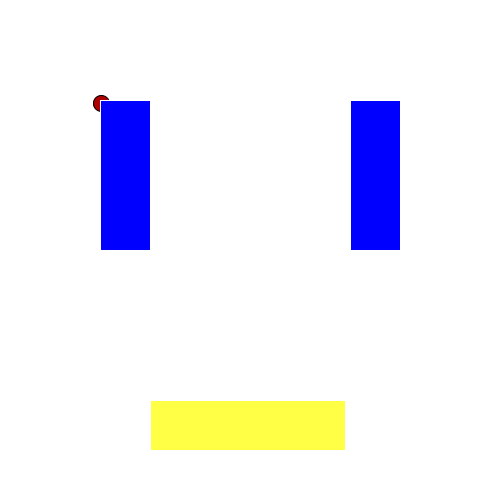
Frame 1 (no input)
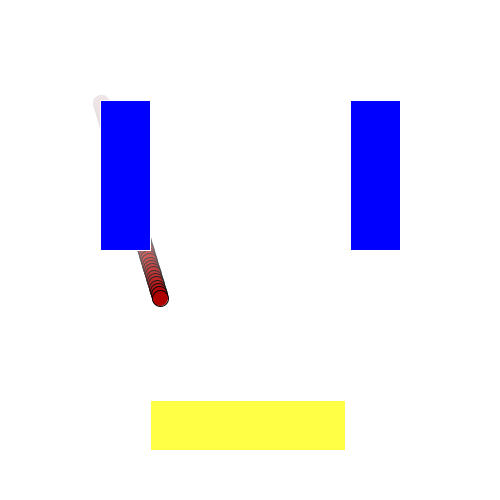
Frame 60 (the mouse pressed at the canvas centre just before this capture)
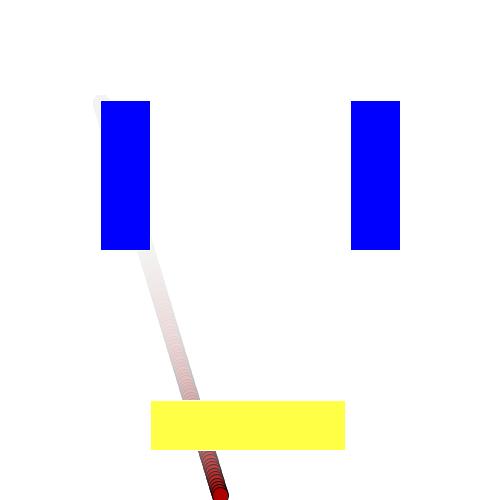
Frame 120 (the mouse held since frame 60 and released just before this capture)

The Processing sketch that drew these frames (run headless with seeded random() and noise(); from frame 60 on, the mouse is pressed at the canvas centre):

// Processing sketch: processing_150381
// ── processing_150381.pde

float x = 100;
float y = 100;
float xspeed = 1;
float yspeed = 3.3;

void setup() {
  size(500,500);
  smooth();
  background(255);
}

void draw() {
  noStroke();
  fill(255,10);
  rect(0,0,width,height);
  
  // Add the current speed to the location.
  x = x + xspeed;
  y = y + yspeed;

  // Check for bouncing
  if ((x > width) || (x < 0)) {
    xspeed = xspeed * -1;
  }
  if ((y > height) || (y < 0)) {
    yspeed = yspeed * -1;
  }

  // Display at x,y location
  stroke(0);
  fill(175, 0, 0);
  ellipse(x,y,16,16);
  fill(0, 0, 255);
  stroke(255);
rect(100, 100, 50, 150);
rect(350, 100, 50, 150);
fill(413, 420, 69);
rect(150, 400, 195, 50);

}
